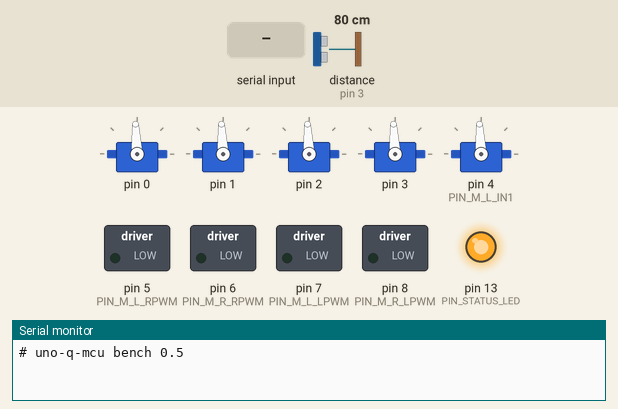
This sketch was run on a simulated Arduino Uno, built with avr-gcc and run on an emulated ATmega328P. Parts: 5 × servo, switched loads named in the sketch (green lamp = pin HIGH), output pins drawn as LEDs (lit = HIGH), the last lines printed to the serial monitor. Wiring (inferred from the names in the program): ultrasonic range finder: trigger pin 2; echo pin 3; PCA9685 PWM driver at I2C address 0x40. Dashed ring = blinking. The inputs (shaded band) are chosen by the test bench; at power-on: distance to the obstacle (sensor on pin 3) 80 cm. The echo pulse lasts 58.3 µs per cm; servo pulses on a pin are drawn as a servo (544–2400 µs = 0–180°); pins used as bus, display or sensor lines are not drawn.

Above: at 1.2 s.
1.3 s: distance to the obstacle (sensor on pin 3) set to 17 cm
2.8 s: distance to the obstacle (sensor on pin 3) set to 13 cm
At 3.4 s:
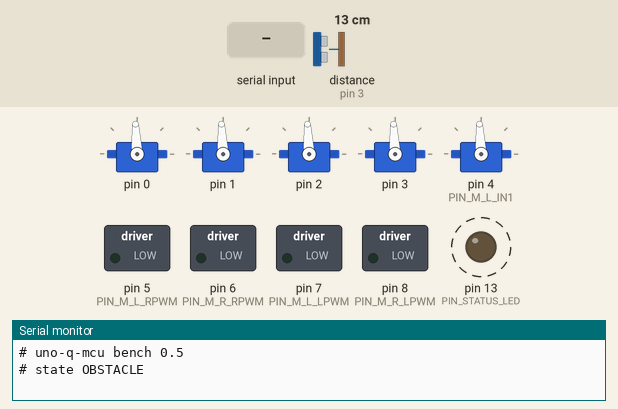
5.8 s: "E\n" received over Serial
At 6.15 s:
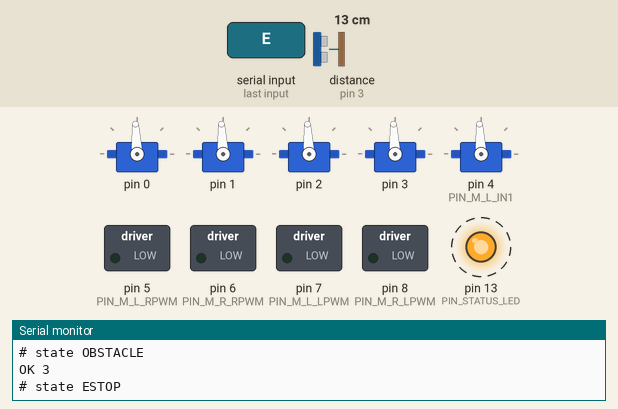
Timing chart, 0 to 15.8 s (numbered marks = the images above; inputs shaded):
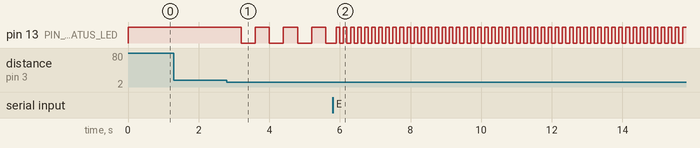

The sketch:

mcu.ino
```cpp
// mcu.ino - Arduino UNO Q STM32U585 real-time core.
//
// This core owns everything with a deadline; the Linux core owns everything
// with a model (see docs/HARDWARE.md control-split table):
//   * tank-drive PWM (slew-limited)
//   * 5-servo arm sequencing via PCA9685, ALWAYS interpolated (no snapping)
//   * ultrasonic OBSTACLE reflex, <10 ms, no Linux round-trip
//   * watchdog: motion killed if the Linux heartbeat goes quiet for 500 ms
//   * BRIDGE.md command set over two transports: App Lab Bridge RPC
//     (bridge_rpc.*) and the serial bench console (bench.*), both bound to
//     the same rpc_handlers.*
//
// Main loop is non-blocking; the only bounded block is the sonar echo
// window (~6 ms worst case).

#include "arm.h"
#include "bench.h"
#include "bridge_rpc.h"
#include "config.h"
#include "drive.h"
#include "rpc_handlers.h"
#include "safety.h"
#include "sonar.h"

static safety::State prevState = safety::OK;

void setup() {
  bench::begin();
  drive::begin();
  arm::begin();
  sonar::begin();
  safety::begin();     // watchdog disarmed until Bridge begin() or bench W 1
  bridge_rpc::begin();
  pinMode(PIN_STATUS_LED, OUTPUT);
}

// Status LED: solid = OK, slow blink = OBSTACLE/WATCHDOG, fast blink = ESTOP.
static void ledTick(safety::State s) {
  uint32_t now = millis();
  bool on = true;
  if (s == safety::ESTOP) on = (now / 100) % 2;
  else if (s != safety::OK) on = (now / 400) % 2;
  digitalWrite(PIN_STATUS_LED, on ? HIGH : LOW);
}

void loop() {
  bench::tick();
  bridge_rpc::tick();

  // Reflex input: hysteresis-filtered obstacle flag gates forward drive in
  // this same pass - no Linux round-trip.
  sonar::tick();
  safety::setObstacle(sonar::blocked());
  drive::setForwardInhibit(sonar::blocked());

  safety::State s = safety::tick();
  if (s != prevState) {
    // Entering a motion-blocking state freezes everything ONCE; commands are
    // refused (state returned) until it clears. Servos hold with torque -
    // a limp arm drops the fruit and itself.
    if (s == safety::ESTOP || s == safety::WATCHDOG) {
      drive::stop();
      arm::hold();
    }
    switch (s) {  // '#' lines are ignored by bench hosts (BRIDGE.md §5)
      case safety::OK: bench::debug("state OK"); break;
      case safety::OBSTACLE: bench::debug("state OBSTACLE"); break;
      case safety::WATCHDOG: bench::debug("state WATCHDOG"); break;
      case safety::ESTOP: bench::debug("state ESTOP"); break;
    }
    prevState = s;
  }

  // Safe to tick unconditionally: in WATCHDOG/ESTOP the command paths above
  // have zeroed drive and cancelled the arm move, and new commands are
  // refused at the rpc_handlers layer.
  arm::tick();
  drive::tick();

  ledTick(s);
}
```

arm.cpp
```cpp
#include "arm.h"

#include "pca9685.h"

namespace arm {

static float cur[NUM_JOINTS];    // interpolated pose being output right now
static float from[NUM_JOINTS];   // pose at move start
static float target[NUM_JOINTS];
static uint32_t moveStartMs = 0;
static uint32_t moveDurMs = 0;
static bool active = false;      // a move is in progress
static uint32_t lastTickMs = 0;

static float clampJoint(uint8_t j, float deg) {
  if (deg < JOINT_MIN_DEG[j]) return JOINT_MIN_DEG[j];
  if (deg > JOINT_MAX_DEG[j]) return JOINT_MAX_DEG[j];
  return deg;
}

static uint16_t degToMicros(float deg) {
  if (deg < 0) deg = 0;
  if (deg > 180) deg = 180;
  return (uint16_t)(SERVO_MIN_US + (SERVO_MAX_US - SERVO_MIN_US) * (deg / 180.0f));
}

static void writePose() {
  for (uint8_t j = 0; j < NUM_JOINTS; j++) {
    pca9685::writeMicros(j, degToMicros(cur[j]));
  }
}

// Smoothstep easing: zero velocity at both ends, so heavy joints accelerate
// gently instead of yanking current from the rail.
static float ease(float t) { return t * t * (3.0f - 2.0f * t); }

void begin() {
  pca9685::begin(PCA9685_ADDR, SERVO_PWM_FREQ_HZ);
  for (uint8_t j = 0; j < NUM_JOINTS; j++) {
    cur[j] = from[j] = target[j] = ZERO_ALL_DEG;
  }
  writePose();
}

void moveTo(const float joints[NUM_JOINTS], uint32_t durationMs) {
  float maxDelta = 0;
  for (uint8_t j = 0; j < NUM_JOINTS; j++) {
    from[j] = cur[j];
    target[j] = clampJoint(j, joints[j]);
    float d = fabsf(target[j] - from[j]);
    if (d > maxDelta) maxDelta = d;
  }
  if (durationMs < SERVO_MIN_MOVE_MS) durationMs = SERVO_MIN_MOVE_MS;
  if (durationMs > SERVO_MAX_MOVE_MS) durationMs = SERVO_MAX_MOVE_MS;
  // Stretch duration so no joint exceeds the speed cap.
  uint32_t minDur = (uint32_t)((maxDelta / SERVO_MAX_DEG_PER_TICK) * SERVO_TICK_MS);
  if (durationMs < minDur) durationMs = minDur;
  moveStartMs = millis();
  moveDurMs = durationMs;
  active = true;
}

void hold() {
  active = false;
  for (uint8_t j = 0; j < NUM_JOINTS; j++) target[j] = cur[j];
}

void tick() {
  uint32_t now = millis();
  if (now - lastTickMs < SERVO_TICK_MS) return;
  lastTickMs = now;
  if (!active) return;
  float t = (moveDurMs == 0) ? 1.0f : (float)(now - moveStartMs) / (float)moveDurMs;
  if (t >= 1.0f) {
    t = 1.0f;
    active = false;
  }
  float k = ease(t);
  for (uint8_t j = 0; j < NUM_JOINTS; j++) {
    cur[j] = from[j] + (target[j] - from[j]) * k;
  }
  writePose();
}

bool moving() { return active; }

void currentPose(float out[NUM_JOINTS]) {
  for (uint8_t j = 0; j < NUM_JOINTS; j++) out[j] = cur[j];
}

}  // namespace arm
```

arm.h
```cpp
// arm.h - 5-joint servo sequencing with smooth interpolation.
// Poses are always reached by easing from the current pose over a duration;
// there is no code path that snaps a servo (snapping browns out the 5 V rail
// and drops the fruit). A new moveTo() preempts the active move, retargeting
// from the current interpolated pose (BRIDGE.md §1).
#pragma once

#include <Arduino.h>

#include "config.h"

namespace arm {

void begin();

// Start an eased move from the current pose to `joints` (degrees, joint
// order per config.h) taking `durationMs`. Out-of-range targets are clamped
// to the soft limits; duration is clamped to [SERVO_MIN_MOVE_MS,
// SERVO_MAX_MOVE_MS] and stretched if it would exceed the per-tick speed
// cap. Returns immediately (never blocks on motion).
void moveTo(const float joints[NUM_JOINTS], uint32_t durationMs);

// Freeze in place: cancel the active move, hold current pose with torque
// (WATCHDOG/ESTOP path - a limp arm drops the fruit and itself).
void hold();

// Call from the main loop; advances interpolation every SERVO_TICK_MS.
void tick();

bool moving();
// Current interpolated pose in degrees, for get_status.
void currentPose(float out[NUM_JOINTS]);

}  // namespace arm
```

bench.cpp
```cpp
#include "bench.h"

#include "config.h"
#include "rpc_handlers.h"
#include "safety.h"

namespace bench {

static char line[96];
static uint8_t lineLen = 0;

static void replyOk(int state) {
  Serial.print(F("OK "));
  Serial.println(state);
}

static void replyErr(int code, const char *msg) {
  Serial.print(F("ERR "));
  Serial.print(code);
  Serial.print(F(" "));
  Serial.println(msg);
}

static void replyStatus() {
  int st[STATUS_LEN];
  rpc::get_status(st);
  Serial.print(F("ST"));
  for (uint8_t i = 0; i < STATUS_LEN; i++) {
    Serial.print(F(" "));
    Serial.print(st[i]);
  }
  Serial.println();
}

static void printHelp() {
  Serial.println(F("# D <l> <r>                       set_drive (-1..1)"));
  Serial.println(F("# S <j0> <j1> <j2> <j3> <j4> <ms> move_servos (deg, ms)"));
  Serial.println(F("# H                               heartbeat"));
  Serial.println(F("# E                               estop (latched)"));
  Serial.println(F("# C                               clear_estop"));
  Serial.println(F("# Q                               get_status -> ST ..."));
  Serial.println(F("# Z                               zero_all (90 deg, 1500 ms)"));
  Serial.println(F("# W <0|1>                        watchdog disarm/arm (bench only)"));
}

// Strict float parse; returns false on trailing garbage ("1.2x").
static bool parseFloat(const char *tok, float *out) {
  char *end = NULL;
  double v = strtod(tok, &end);
  if (end == tok || *end != '\0') return false;
  *out = (float)v;
  return true;
}

static void dispatch(char *s) {
  char *tok = strtok(s, " \t");
  if (!tok) return;
  if (tok[1] != '\0') {
    replyErr(3, "unknown command");
    return;
  }
  char cmd = (char)toupper(tok[0]);

  // Collect and strictly parse the numeric args.
  float a[8];
  uint8_t n = 0;
  while ((tok = strtok(NULL, " \t")) != NULL) {
    if (n >= 8 || !parseFloat(tok, &a[n])) {
      replyErr(2, "unparseable arg");
      return;
    }
    n++;
  }

  switch (cmd) {
    case 'D':
      if (n != 2) { replyErr(1, "want: D <l> <r>"); return; }
      replyOk(rpc::set_drive(a[0], a[1]));
      break;
    case 'S': {
      if (n != NUM_JOINTS + 1) { replyErr(1, "want: S <j0..j4> <ms>"); return; }
      int joints[NUM_JOINTS];
      for (uint8_t j = 0; j < NUM_JOINTS; j++) joints[j] = (int)a[j];
      replyOk(rpc::move_servos(joints, (int)a[NUM_JOINTS]));
      break;
    }
    case 'H':
      if (n != 0) { replyErr(1, "want: H"); return; }
      replyOk(rpc::heartbeat());
      break;
    case 'E':
      if (n != 0) { replyErr(1, "want: E"); return; }
      replyOk(rpc::estop());
      break;
    case 'C':
      if (n != 0) { replyErr(1, "want: C"); return; }
      replyOk(rpc::clear_estop());
      break;
    case 'Q':
      if (n != 0) { replyErr(1, "want: Q"); return; }
      replyStatus();
      break;
    case 'Z':
      if (n != 0) { replyErr(1, "want: Z"); return; }
      replyOk(rpc::zero_all());
      break;
    case 'W':
      // Bench-only knob (BRIDGE.md §5): bench boots DISARMED so a human at a
      // serial monitor isn't stuck in WATCHDOG; W 1 arms + resets the timer.
      if (n != 1) { replyErr(1, "want: W <0|1>"); return; }
      safety::setWatchdogEnabled(a[0] != 0);
      replyOk((int)safety::tick());
      break;
    case '?':
      printHelp();
      replyOk((int)safety::state());
      break;
    default:
      replyErr(3, "unknown command");
  }
}

void begin() {
  Serial.begin(BENCH_BAUD);
  Serial.println(F("# uno-q-mcu bench " FW_VERSION));
}

void tick() {
  while (Serial.available() > 0) {
    char c = (char)Serial.read();
    if (c == '\n' || c == '\r') {
      if (lineLen > 0) {
        line[lineLen] = '\0';
        dispatch(line);
        lineLen = 0;
      }
    } else if (lineLen < sizeof(line) - 1) {
      line[lineLen++] = c;
    } else {
      lineLen = 0;  // overflow - drop the line
      replyErr(2, "line too long");
    }
  }
}

void debug(const char *msg) {
  Serial.print(F("# "));
  Serial.println(msg);
}

}  // namespace bench
```

bench.h
```cpp
// bench.h - serial bench transport (BRIDGE.md §5).
// 115200 baud, newline-terminated ASCII: D S H E C Q Z W ?. Exercises every
// subsystem with no Linux core attached; firmware/tools' bench.py drives it.
// Same rpc:: handlers as the App Lab Bridge transport - semantics identical.
#pragma once

#include <Arduino.h>

namespace bench {

void begin();
// Poll Serial for complete lines and dispatch commands. Non-blocking.
void tick();
// Debug print helper: emits "# <msg>" (hosts ignore '#' lines per BRIDGE.md).
void debug(const char *msg);

}  // namespace bench
```

bridge_rpc.cpp
```cpp
#include "bridge_rpc.h"

#include <Arduino.h>

#include "config.h"
#include "rpc_handlers.h"
#include "safety.h"

#if __has_include(<Arduino_RouterBridge.h>)
#include <Arduino_RouterBridge.h>
#define HAS_BRIDGE 1
#else
#define HAS_BRIDGE 0
#endif

namespace bridge_rpc {

#if HAS_BRIDGE

static int rpc_set_drive(float l, float r) { return rpc::set_drive(l, r); }

// BRIDGE.md §4 (VERIFIED) pins move_servos to 6 flat int args
// (j0..j4, duration_ms) - flat scalars marshal trivially over MsgPack-RPC;
// conceptually still joints[5]+duration_ms. the Linux node's MockBridge packs the
// same 6 scalars.
static int rpc_move_servos(int j0, int j1, int j2, int j3, int j4,
                           int duration_ms) {
  int joints[NUM_JOINTS] = {j0, j1, j2, j3, j4};
  return rpc::move_servos(joints, duration_ms);
}

static int rpc_heartbeat() { return rpc::heartbeat(); }
static int rpc_estop() { return rpc::estop(); }
static int rpc_clear_estop() { return rpc::clear_estop(); }
static int rpc_zero_all() { return rpc::zero_all(); }

// BRIDGE.md §3/§4: get_status returns a 10-element MsgPack int array, order
// [state, battery_mv, j0..j4, l_pct, r_pct, ultra_cm].
static MsgPack::arr_t<int> rpc_get_status() {
  int st[STATUS_LEN];
  rpc::get_status(st);
  MsgPack::arr_t<int> a;
  for (uint8_t i = 0; i < STATUS_LEN; i++) a.push_back(st[i]);
  return a;
}

void begin() {
  Bridge.begin();
  // provide_safe -> handler runs in the MAIN LOOP thread, so it may touch
  // drive/servo/safety state without locks (BRIDGE.md §4). estop is the one
  // exception: plain provide (separate thread) so it fires even if the
  // control loop wedges - its handler cuts motor pins + latches the e-stop
  // directly, which is safe precisely because a wedged loop isn't also
  // writing those outputs.
  Bridge.provide_safe("set_drive", rpc_set_drive);
  Bridge.provide_safe("move_servos", rpc_move_servos);
  Bridge.provide_safe("heartbeat", rpc_heartbeat);
  Bridge.provide("estop", rpc_estop);
  Bridge.provide_safe("clear_estop", rpc_clear_estop);
  Bridge.provide_safe("get_status", rpc_get_status);
  Bridge.provide_safe("zero_all", rpc_zero_all);
  // Under the Bridge transport the watchdog is ALWAYS armed (BRIDGE.md §5);
  // only the serial bench boots disarmed.
  safety::setWatchdogEnabled(true);
}

void tick() {
  // Arduino_RouterBridge services calls from its own context; nothing to
  // pump here today. Kept so the main loop shape survives a library change.
}

#else  // !HAS_BRIDGE - bench-only build on a vanilla core

void begin() {}
void tick() {}

#endif

}  // namespace bridge_rpc
```

bridge_rpc.h
```cpp
// bridge_rpc.h - App Lab Bridge transport binding (BRIDGE.md §4).
//
// Registers the §3 command set under exactly these names: "set_drive",
// "move_servos", "heartbeat", "estop", "clear_estop", "get_status",
// "zero_all". All semantics live in rpc_handlers.* - this file is only glue.
//
// Per the §4 caveat the concrete Bridge API (header name, provide/call
// signatures, array-arg support) must be verified against the App Lab
// runtime on OUR board; firmware/tools posts the confirmed names during board
// setup. Until then this glue targets Arduino_RouterBridge and is
// compile-guarded: on a vanilla core it compiles away and the bench serial
// transport still provides the full command set.
#pragma once

namespace bridge_rpc {

void begin();
void tick();

}  // namespace bridge_rpc
```

drive.cpp
```cpp
#include "drive.h"

#include "config.h"

namespace drive {

static float cmdL = 0, cmdR = 0;    // requested by RPC/bench
static float outL = 0, outR = 0;    // slew-limited, actually applied
static bool fwdInhibit = false;
static uint32_t lastTickMs = 0;

static float clamp1(float v) {
  if (v > 1.0f) return 1.0f;
  if (v < -1.0f) return -1.0f;
  return v;
}

#if DRIVE_BTS7960
// BTS7960 / IBT-2 dual-PWM. R_EN/L_EN tied HIGH in hardware; direction = which
// of RPWM/LPWM carries the PWM. forward -> RPWM=|v|, LPWM=0; reverse -> RPWM=0,
// LPWM=|v|; stop -> both 0. See firmware/DRIVE_BTS7960.md.
static void writeMotor(int pinRpwm, int pinLpwm, float v, bool invert) {
  if (invert) v = -v;
  if (v > -DRIVE_DEADBAND && v < DRIVE_DEADBAND) v = 0;
  int pwm = (int)(fabsf(v) * 255.0f);
  if (pwm > 255) pwm = 255;
  if (v > 0) {
    analogWrite(pinRpwm, pwm);
    analogWrite(pinLpwm, 0);
  } else if (v < 0) {
    analogWrite(pinRpwm, 0);
    analogWrite(pinLpwm, pwm);
  } else {
    analogWrite(pinRpwm, 0);
    analogWrite(pinLpwm, 0);
  }
}
#define DRIVE_L_PINS PIN_M_L_RPWM, PIN_M_L_LPWM
#define DRIVE_R_PINS PIN_M_R_RPWM, PIN_M_R_LPWM
#else
// L298/TB6612: IN1/IN2 direction + EN(PWM). PHASE/ENABLE via DRIVE_PHASE_ENABLE.
static void writeMotor(int pinIn1, int pinIn2, int pinPwm, float v, bool invert) {
  if (invert) v = -v;
  if (v > -DRIVE_DEADBAND && v < DRIVE_DEADBAND) v = 0;
  int pwm = (int)(fabsf(v) * 255.0f);
  if (pwm > 255) pwm = 255;
#if DRIVE_PHASE_ENABLE
  digitalWrite(pinIn1, v >= 0 ? HIGH : LOW);  // PHASE
  (void)pinIn2;
#else
  digitalWrite(pinIn1, v > 0 ? HIGH : LOW);
  digitalWrite(pinIn2, v < 0 ? HIGH : LOW);   // both LOW = coast at v==0
#endif
  analogWrite(pinPwm, pwm);
}
#define DRIVE_L_PINS PIN_M_L_IN1, PIN_M_L_IN2, PIN_M_L_PWM
#define DRIVE_R_PINS PIN_M_R_IN1, PIN_M_R_IN2, PIN_M_R_PWM
#endif

void begin() {
#if DRIVE_BTS7960
  pinMode(PIN_M_L_RPWM, OUTPUT);
  pinMode(PIN_M_L_LPWM, OUTPUT);
  pinMode(PIN_M_R_RPWM, OUTPUT);
  pinMode(PIN_M_R_LPWM, OUTPUT);
#else
  pinMode(PIN_M_L_IN1, OUTPUT);
  pinMode(PIN_M_R_IN1, OUTPUT);
#if !DRIVE_PHASE_ENABLE
  pinMode(PIN_M_L_IN2, OUTPUT);
  pinMode(PIN_M_R_IN2, OUTPUT);
#endif
  pinMode(PIN_M_L_PWM, OUTPUT);
  pinMode(PIN_M_R_PWM, OUTPUT);
#endif
  stop();
}

void set(float l, float r) {
  cmdL = clamp1(l);
  cmdR = clamp1(r);
}

void stop() {
  cmdL = cmdR = outL = outR = 0;
  writeMotor(DRIVE_L_PINS, 0, M_L_INVERT);
  writeMotor(DRIVE_R_PINS, 0, M_R_INVERT);
}

void setForwardInhibit(bool inhibit) { fwdInhibit = inhibit; }

static float slew(float out, float cmd) {
  float d = cmd - out;
  if (d > DRIVE_SLEW_PER_TICK) d = DRIVE_SLEW_PER_TICK;
  if (d < -DRIVE_SLEW_PER_TICK) d = -DRIVE_SLEW_PER_TICK;
  return out + d;
}

void tick() {
  uint32_t now = millis();
  if (now - lastTickMs < DRIVE_TICK_MS) return;
  lastTickMs = now;
  float tl = cmdL, tr = cmdR;
  if (fwdInhibit) {
    if (tl > 0) tl = 0;
    if (tr > 0) tr = 0;
  }
  outL = slew(outL, tl);
  outR = slew(outR, tr);
  writeMotor(DRIVE_L_PINS, outL * DRIVE_L_TRIM, M_L_INVERT);
  writeMotor(DRIVE_R_PINS, outR * DRIVE_R_TRIM, M_R_INVERT);
}

float commandedL() { return cmdL; }
float commandedR() { return cmdR; }

}  // namespace drive
```

drive.h
```cpp
// drive.h - tank drive: normalized {l,r} in [-1,1] -> PWM + direction.
#pragma once

#include <Arduino.h>

namespace drive {

void begin();

// Set the commanded speed. Values are clamped to [-1,1]. Last write wins
// (BRIDGE.md §1); the output is slew-limited in tick().
void set(float l, float r);

// Immediately zero both motors AND the pending command (stop/e-stop path).
void stop();

// OBSTACLE reflex (BRIDGE.md §2): while inhibited, forward (positive)
// components are zeroed at the output; reverse stays allowed.
void setForwardInhibit(bool inhibit);

// Run from the main loop; every DRIVE_TICK_MS applies slew + inhibit and
// writes PWM.
void tick();

// Last commanded (pre-slew) values, for get_status.
float commandedL();
float commandedR();

}  // namespace drive
```

Source omitted: pca9685.cpp (2046 bytes), pca9685.h (715 bytes), rpc_handlers.cpp (2155 bytes), rpc_handlers.h (857 bytes), safety.cpp (1323 bytes), safety.h (1433 bytes), sonar.cpp (1606 bytes), sonar.h (675 bytes), config.h (5436 bytes)

Measured:
- the behaviour switches between 16 and 15 cm on distance to the obstacle (sensor on pin 3) (found by bisection; images 0 and 1)
- after the input at 1.3 s, every drawn part: stays the same
- after the input at 2.8 s, pin 13 (PIN_STATUS_LED): alternates HIGH for 0.40 s and LOW for 0.40 s, starting after 0.40 s
- after the input at 5.8 s, pin 13 (PIN_STATUS_LED): alternates HIGH for 0.10 s and LOW for 0.10 s, starting after 0.10 s
